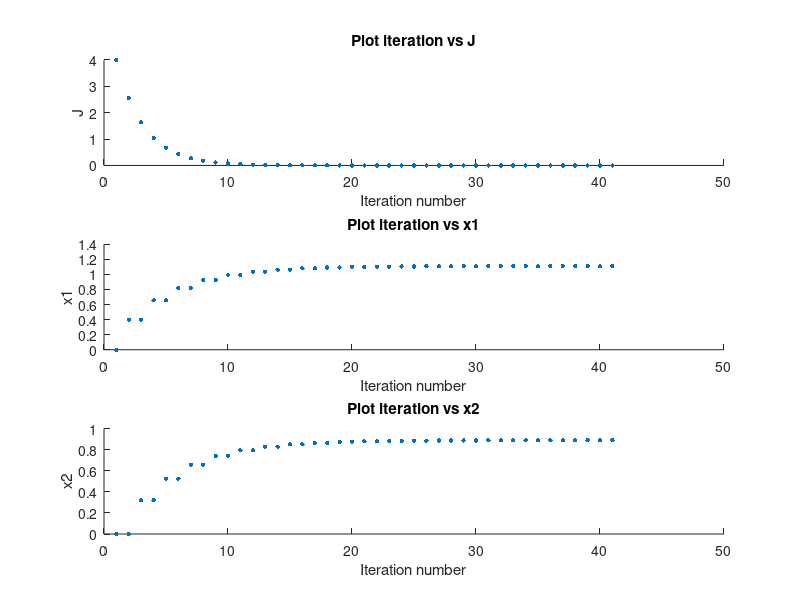

Write MATLAB code to recreate this figure.
clear all; %remove all the old variables in the workspace
close all;

x1 = 0;
x1values = [];
x1values(1,1) = 0;
x2 = 0;
x2values = [];
x2values(1,1) = 0;
J = (x1 + x2 -2)^2;
eta = 0.1;
count = 1;
counts = [];
counts(1,1) = 1;
Jvalues = [];
Jvalues(1,1) = J; 

while J > (2^-23)
    for i=1:2
        count = count + 1;
        
        if i==1
            x1 = x1 - (2*eta*(x1 + x2 -2));
            x1values(count,1) = x1;
            x2values(count,1) = x2;
        else
            x2 = x2 - (2*eta*(x1 + x2 -2));
            x1values(count,1) = x1;
            x2values(count,1) = x2;
        end
        
        J = (x1 + x2 -2)^2;
        Jvalues(count,1) = J;
        counts(count,1) = count;
    end
end

figure(1);
subplot(3,1,1);
scatter(counts,Jvalues,10,'filled');
xlabel('Iteration number');
ylabel('J');
title('Plot iteration vs J');

%figure(2);
subplot(3,1,2);
scatter(counts,x1values,10, 'filled');
xlabel('Iteration number');
ylabel('x1');
title('Plot iteration vs x1');

%figure(3);
subplot(3,1,3);
scatter(counts,x2values,10, 'filled');
xlabel('Iteration number');
ylabel('x2');
title('Plot iteration vs x2');

savefig('Q2.fig');